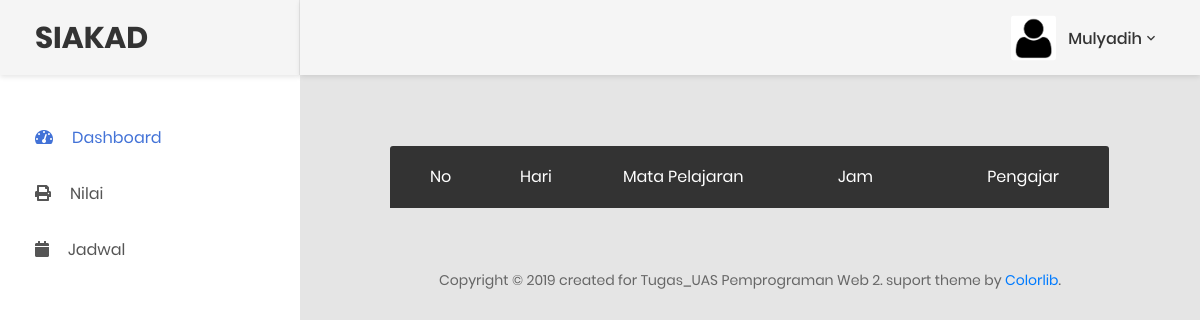
The page /murid/cek_jadwal.php (signed in) on the database as committed earlier.
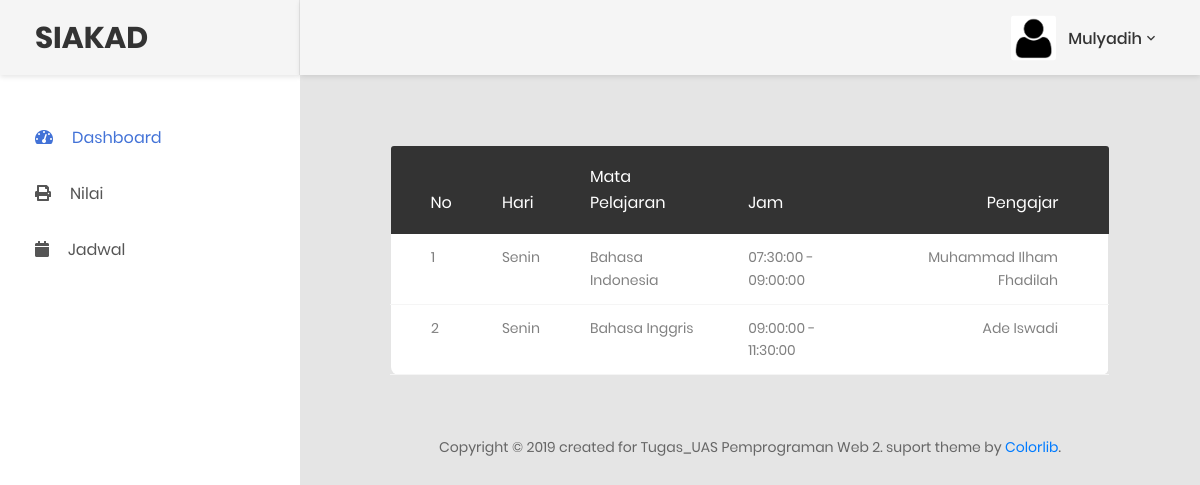
The same page on the database as committed later.
### tables this page shows
CREATE TABLE `jadwal` (
  `id` int(11) NOT NULL,
  `id_kelas` int(5) NOT NULL,
  `id_mapel` int(11) NOT NULL,
  `hari` varchar(10) NOT NULL,
  `jam_mulai` time NOT NULL,
  `jam_selesai` time NOT NULL
);

CREATE TABLE `mapel` (
  `id` int(11) NOT NULL,
  `nip` varchar(13) NOT NULL,
  `nama` varchar(50) NOT NULL,
  `id_kelas` int(11) NOT NULL
);

CREATE TABLE `guru` (
  `nip` varchar(12) NOT NULL,
  `nama` varchar(100) NOT NULL,
  `email` varchar(100) NOT NULL,
  `alamat` varchar(200) NOT NULL,
  `password` varchar(255) NOT NULL
);

### murid/cek_jadwal.php (the view, shortened to what this page needs)
<?php
    include('../template/header.php');
?>
<div class="row m-t-30">
    <div class="col-md-12">
        <div class="table-responsive m-b-40">
            <table class="table table-borderless table-data3">
                <thead>
                    <tr>
                        <th>No</th>
                        <th>Hari</th>
                        <th>Mata Pelajaran</th>
                        <th>Jam </th>
                        <th>Pengajar</th>
                    </tr>
                </thead>
                <tbody>
                <?php
                include('koneksi.php');
                $kelas = $_SESSION['kelas'];
                $no=1;
                $sql="SELECT a.hari as hari, a.jam_mulai as mulai, a.jam_selesai as selesai, c.nama as pengajar, b.nama as mapel from jadwal a inner JOIN mapel b on a.id_mapel=b.id INNER JOIN guru c on b.nip= c.nip inner join kelas d on a.id_kelas=d.id where d.id='$kelas'";
                $query = mysqli_query($koneksi,$sql);
                while($hasil = mysqli_fetch_array($query)){ ?>
                   <tr>
                        <td><?= $no; ?> </td>
                        <td><?= $hasil['hari']; ?> </td>
                        <td><?= $hasil['mapel']; ?> </td>
                        <td><?= $hasil['mulai']; ?> - <?= $hasil['selesai']; ?></td>
                        <td><?= $hasil['pengajar']; ?> </td>
                   </tr>
                <?php $no++; } ?>
                </tbody>
                </table>
            </div>
        </div>
    </div>
<?php include('../template/footer1.php'); ?>
<?php include('../template/footer.php'); ?>

### template/header.php (shortened to what this page needs)
<!DOCTYPE html>
<html lang="en">
<head>
    <link href="../assets/css/font-face.css" rel="stylesheet" media="all">
    <link href="../assets/vendor/font-awesome-4.7/css/font-awesome.min.css" rel="stylesheet" media="all">
    <link href="../assets/vendor/font-awesome-5/css/fontawesome-all.min.css" rel="stylesheet" media="all">
    <link href="../assets/vendor/mdi-font/css/material-design-iconic-font.min.css" rel="stylesheet" media="all">
    <link href="../assets/vendor/bootstrap-4.1/bootstrap.min.css" rel="stylesheet" media="all">
    <link href="../assets/vendor/animsition/animsition.min.css" rel="stylesheet" media="all">
    <link href="../assets/vendor/bootstrap-progressbar/bootstrap-progressbar-3.3.4.min.css" rel="stylesheet" media="all">
    <link href="../assets/vendor/wow/animate.css" rel="stylesheet" media="all">
    <link href="../assets/vendor/css-hamburgers/hamburgers.min.css" rel="stylesheet" media="all">
    <link href="../assets/vendor/slick/slick.css" rel="stylesheet" media="all">
    <link href="../assets/vendor/select2/select2.min.css" rel="stylesheet" media="all">
    <link href="../assets/vendor/perfect-scrollbar/perfect-scrollbar.css" rel="stylesheet" media="all">
    <link href="../assets/css/theme.css" rel="stylesheet" media="all">
</head>
<body class="animsition">
    <div class="page-wrapper">
        <?php include('sidebar.php'); ?>
        <div class="page-container">
            <header class="header-desktop">
                <div class="section__content section__content--p30">
                    <div class="container-fluid">
                        <div class="header-wrap">
                            <div class="header-button">
                                <div class="account-wrap">
                                    <div class="account-item clearfix js-item-menu">
                                        <div class="image">
                                            <img src="../assets/images/icon/user.png" alt="<?= $_SESSION['nama']?>" />
                                        </div>
                                        <div class="content">
                                            <a class="js-acc-btn" href="#"><?= $_SESSION['nama']?></a>
                                        </div>
                                    </div>
                                </div>
                            </div>
                        </div>
                    </div>
                </div>
            </header>
            <div class="main-content">
                <div class="section__content section__content--p30">
                    <div class="container-fluid">
                <div class="section__content section__content--p30">
                    <div class="container-fluid">

### template/sidebar.php (shortened to what this page needs)
<?php
    if($_SESSION['role'] == 'murid'){ ?>
        <aside class="menu-sidebar d-none d-lg-block">
            <div class="logo">
                <a href="#">
                <b><h2>SIAKAD</h2></b>
                </a>
            </div>
            <div class="menu-sidebar__content js-scrollbar1">
                <nav class="navbar-sidebar">
                    <ul class="list-unstyled navbar__list">
                        <li class="active has-sub">
                            <a class="js-arrow" href="#">
                                <i class="fas fa-tachometer-alt"></i>Dashboard</a>
                        </li>
                        <li>
                            <a href="murid_nilai.php"><i class="fas fa-print"></i>Nilai</a>
                        </li>
                        <li>
                            <a href="cek_jadwal.php"><i class="fas fa-calendar"></i>Jadwal</a>
                        </li>
                    </ul>
                </nav>
            </div>
        </aside>
    <?php }else if($_SESSION['role'] == 'guru'){ ?>
        <header class="header-mobile d-block d-lg-none">
            <div class="header-mobile__bar">
                <div class="container-fluid">
                    <div class="header-mobile-inner">
                        <a class="logo" href="index.php">
                            <b><h2>SIAKAD</h2></b>
                        </a>
                        <button class="hamburger hamburger--slider" type="button">
                            <span class="hamburger-box">
                                <span class="hamburger-inner"></span>
                            </span>
                        </button>
                    </div>
                </div>
            </div>
            <nav class="navbar-mobile">
                <div class="container-fluid">
                    <ul class="navbar-mobile__list list-unstyled">
                        <li class="has-sub">
                            <a class="js-arrow" href="#">
                                <i class="fas fa-tachometer-alt"></i>Dashboard</a>
                        </li>
                        <li>
                            <a href="cek_jadwal.php"><i class="fas fa-calendar"></i>Jadwal Mengajar</a>
                        </li>
                        <li>
                            <a href="input_nilai.php"><i class="fas fa-pencil-square-o"></i>Input Nilai</a>
                        </li>
                    </ul>
                </div>
            </nav>
        </header>
        <aside class="menu-sidebar d-none d-lg-block">
            <div class="logo">
                <a href="#">
                <b><h2>SIAKAD</h2></b>
                </a>
            </div>
            <div class="menu-sidebar__content js-scrollbar1">
                <nav class="navbar-sidebar">
                    <ul class="list-unstyled navbar__list">
                        <li class="active has-sub">
                            <a class="js-arrow" href="#">
                                <i class="fas fa-tachometer-alt"></i>Dashboard</a>
                        </li>
                        <li>
                            <a href="cek_jadwal.php"><i class="fas fa-calendar"></i>Jadwal Mengajar</a>
                        </li>
                        <li>
                            <a href="input_nilai.php"><i class="fas fa-pencil-square-o"></i>Input Nilai</a>
                        </li>
                    </ul>
                </nav>
            </div>
        </aside>
    <?php }else if($_SESSION['role'] == 'staff'){ ?>
        <header class="header-mobile d-block d-lg-none">
            <div class="header-mobile__bar">
                <div class="container-fluid">
                    <div class="header-mobile-inner">
                        <a class="logo" href="index.php">
                            <b><h2>SIAKAD</h2></b>
                        </a>
                        <button class="hamburger hamburger--slider" type="button">
                            <span class="hamburger-box">
                                <span class="hamburger-inner"></span>
                            </span>
                        </button>
                    </div>
                </div>
            </div>
            <nav class="navbar-mobile">
                <div class="container-fluid">
                    <ul class="navbar-mobile__list list-unstyled">
                        <li class="has-sub">
                            <a class="js-arrow" href="#">
                                <i class="fas fa-tachometer-alt"></i>Dashboard</a>
                        </li>
                        <li>
                            <a href="chart.html">
                                <i class="fas fa-chart-bar"></i>Charts</a>
                        </li><li>
                            <a href="tambah_murid.php"><i class="fas fa-users"></i>Tambah Murid</a>
                        </li>
                        <li>
                            <a href="tambah_guru.php"><i class="fas fa-user"></i>Tamabh Guru</a>
                        </li>
                        <li>
                            <a href="buat_jadwal.php"><i class="fas fa-calendar"></i>Buat Jadwal</a>
                        </li>
                        <li>
                            <a href="tambah_mapel.php"><i class="fas fa-book"></i>Buat Mapel</a>
                        </li>
                        <li>
                            <a href="tambah_kelas.php"><i class="fas fa-hospital-o"></i>Kelas</a>
                        </li>
                    </ul>
                </div>
            </nav>
        </header>
        <aside class="menu-sidebar d-none d-lg-block">
            <div class="logo">
                <a href="#">
                <b><h2>SIAKAD</h2></b>
                </a>
            </div>
            <div class="menu-sidebar__content js-scrollbar1">
                <nav class="navbar-sidebar">
                    <ul class="list-unstyled navbar__list">
                        <li class="active has-sub">
                            <a class="js-arrow" href="#">
                                <i class="fas fa-tachometer-alt"></i>Dashboard</a>
                        </li>
                        <li>
                            <a href="tambah_murid.php"><i class="fas fa-users"></i>Tambah Murid</a>
                        </li>
                        <li>
                            <a href="tambah_guru.php"><i class="fas fa-user"></i>Tamabh Guru</a>
                        </li>
                        <li>
                            <a href="buat_jadwal.php"><i class="fas fa-calendar"></i>Buat Jadwal</a>
                        </li>
                        <li>
                            <a href="tambah_mapel.php"><i class="fas fa-book"></i>Buat Mapel</a>
                        </li>
                        <li>
                            <a href="tambah_kelas.php"><i class="fas fa-hospital-o"></i>Kelas</a>
                        </li>
                    </ul>
                </nav>
            </div>
        </aside>
    <?php }?>

### template/footer1.php
<div class="row">
                            <div class="col-md-12">
                                <div class="copyright">
                                    <p>Copyright © 2019 created for Tugas_UAS Pemprograman Web 2. suport theme by <a href="https://colorlib.com">Colorlib</a>.</p>
                                </div>
                            </div>
                        </div>
                    </div>
                </div>
            </div>
        </div>
    </div>

### template/footer.php (shortened to what this page needs)
</body>
</html>

Rows that differ between the two databases and show on the page:
added jadwal: hari "Senin", id_mapel.nama "Bahasa Indonesia", jam_mulai "07:30:00", jam_selesai "09:00:00", guru.nama "Muhammad Ilham Fhadilah"
added jadwal: hari "Senin", id_mapel.nama "Bahasa Inggris", jam_mulai "09:00:00", jam_selesai "11:30:00", guru.nama "Ade Iswadi"
